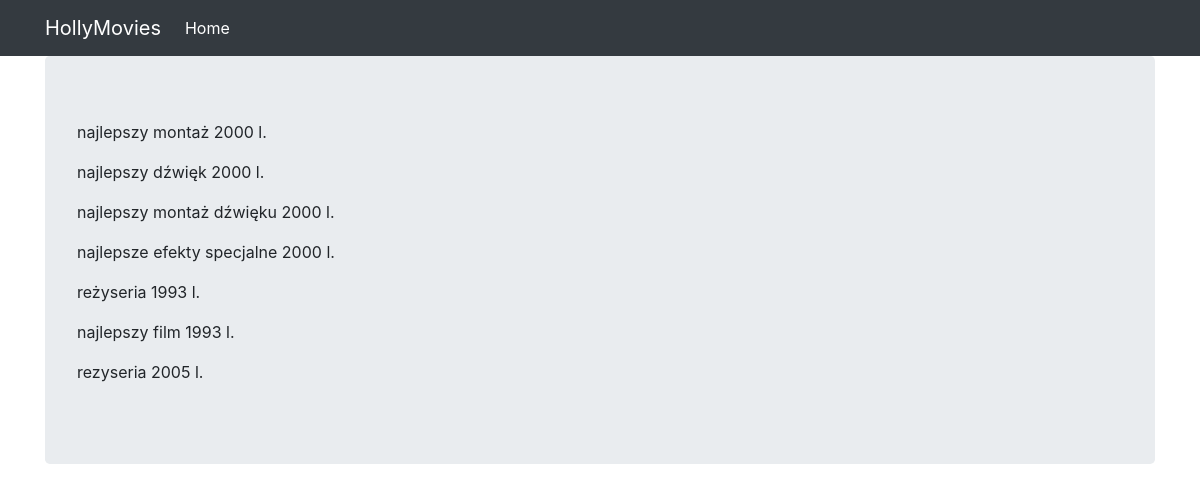
The page /movies/oscars on the database its author committed.
### movies/models.py (models this page shows, shortened)
class Oscar(models.Model):
    category = models.CharField(max_length=250)
    year = models.IntegerField()
    actor = models.ForeignKey(Actor, on_delete=models.SET_NULL, related_name="oscars", null=True,  blank=True) #null=True pozwalamy by w bazie było puste
    movie = models.ForeignKey(Movie, on_delete=models.SET_NULL, related_name="oscars", null=True,  blank=True)

### movies/views.py (the view)
# urls.py: path('oscars', OscarsListView.as_view(), name='oscar'),
class OscarsListView(ListView):
    template_name = "oscars.html"
    model = Oscar

### movies/templates/oscars.html
{% extends "base.html" %}
{% block content %}
    {% for o in object_list %}
        <p>{{ o.category }} {{ o.year}} l.</p>
    {% endfor %}
{% endblock %}

### movies/templates/base.html (shortened to what this page needs)
{% load static %}
<html {% if LANGUAGE_CODE %}lang="{{ LANGUAGE_CODE }}"{% endif %}>
  <head>
    <link rel="stylesheet" href="https://stackpath.bootstrapcdn.com/bootstrap/4.2.1/css/bootstrap.min.css">
  </head>
  <body>
    <nav class="navbar navbar-expand-lg navbar-dark bg-dark">
      <div class="container fixed">
        <a class="navbar-brand" href="/">HollyMovies</a>
        <div class="collapse navbar-collapse" id="navbarNavAltMarkup">
          <div class="navbar-nav">
            <a class="nav-item nav-link active" href="/">
              Home
            </a>
          </div>
        </div>
      </div>
    </nav>
    <div class="container">
      <div class="jumbotron">
        {% block content %}
          {% endblock %}
      </div>
    </div>
  </body>
</html>

### rows shown on the page
Oscar: category "najlepszy montaż", year "2000"
Oscar: category "najlepszy dźwięk", year "2000"
Oscar: category "najlepszy montaż dźwięku", year "2000"
Oscar: category "najlepsze efekty specjalne", year "2000"
Oscar: category "reżyseria", year "1993"
Oscar: category "najlepszy film", year "1993"
Oscar: category "rezyseria", year "2005"
